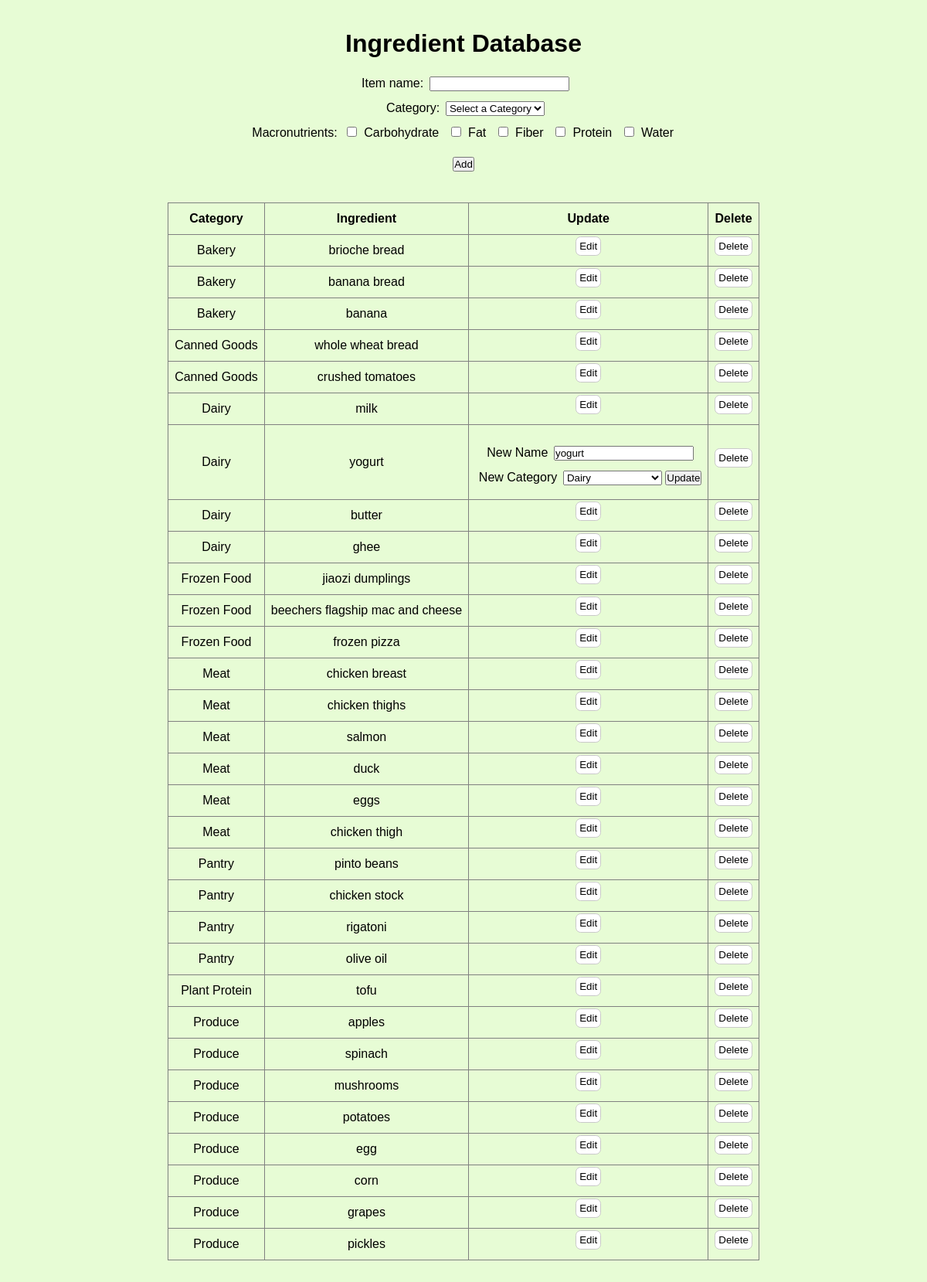
Page /update/3 on the committed database.
### tables this page shows
CREATE TABLE macronutrient (
    id INTEGER PRIMARY KEY,
    macro_name TEXT UNIQUE NOT NULL
);

CREATE TABLE ingredient (
    id INTEGER PRIMARY KEY,
    ingredient_name TEXT UNIQUE NOT NULL,
    category_id INTEGER NOT NULL,
    FOREIGN KEY (category_id) REFERENCES category(id) ON DELETE RESTRICT
);

CREATE TABLE category (
    id INTEGER PRIMARY KEY,
    category_name TEXT UNIQUE NOT NULL
);

### flaskapp.py (the view)
@app.route('/update/<int:ingredient_id>', methods=['GET'])
def edit_ingredient(ingredient_id):
    db = get_db()
    cur = db.cursor()
    cur.execute("""
        SELECT ingredient.id, ingredient.ingredient_name AS ingredient, category.category_name AS category
        FROM ingredient
        JOIN category ON ingredient.category_id = category.id
        ORDER BY category.category_name;
    """)
    ingredientInventory = cur.fetchall()
    cur.execute("SELECT id, macro_name FROM macronutrient ORDER BY macro_name;")
    macros = [(row["id"], row["macro_name"]) for row in cur.fetchall()]
    cur.execute("SELECT category_name FROM category ORDER BY category_name;")
    categories = [("", "Select a Category")] + [(row["category_name"], row["category_name"]) for row in cur.fetchall()]
    item_form = ItemForm()
    item_form.category.choices = categories
    item_form.macros.choices = macros
    update_form = UpdateForm()
    cur.execute("""
        SELECT ingredient.ingredient_name, category.category_name
        FROM ingredient
        JOIN category ON ingredient.category_id = category.id
        WHERE ingredient.id = ?
    """, (ingredient_id,))
    ingredient = cur.fetchone()
    if ingredient:
        update_form.ingredient_id.data = ingredient_id
        update_form.new_name.data = ingredient["ingredient_name"]
        update_form.new_category.choices = categories
        update_form.new_category.data = ingredient["category_name"]
    return render_template('ingredient.html', ingredientInventory=ingredientInventory, item_form=item_form, update_form=update_form, selected_ingredient_id=ingredient_id)

### forms.py (shortened to what this page needs)
class ItemForm(FlaskForm):
    item = StringField("Add Item", validators=[DataRequired(message="There is nothing to add!"), Length(min=2, max=50, message="Hmm, not sure if that's an item.")])
    category = SelectField("Category", choices=[("", "Select a Category")], validators=[DataRequired(message="Please select a category!")])
    macros = SelectMultipleField("Macronutrients", coerce=int, option_widget=widgets.CheckboxInput(), widget=widgets.ListWidget(prefix_label=False))
    submit = SubmitField("Add")

class UpdateForm(FlaskForm):
    ingredient_id = HiddenField("Ingredient ID")
    new_name = StringField("New Name", validators=[DataRequired(), Length(min=2, max=50)])
    new_category = SelectField("New Category", choices=[("", "Select a Category")], validators=[DataRequired(message="Please select a category!")])
    quantity = StringField('Quantity', validators=[Optional()])
    macros = SelectMultipleField('Macros', validators=[Optional()])
    submit = SubmitField("Update")

### flaskapp.py (called while the page is built)
def get_db():
    db = getattr(g, '_database', None)
    if db is None:
        db = g._database = sqlite3.connect(DATABASE)
        db.row_factory = sqlite3.Row
    return db

@app.teardown_appcontext
def close_connection(exception):
    db = getattr(g, '_database', None)
    if db is not None:
        db.close()

### templates/ingredient.html (shortened to what this page needs)
<!DOCTYPE html>
<html lang="en">
<head>
    <link rel="stylesheet" href="{{ url_for('static', filename='css/style.css') }}">
</head>
<body>
    <h1>Ingredient Database</h1>
    {% include 'add_item.html' %}
    <main>
        <table border="1">
            <thead>
                <tr>
                    <th>Category</th>
                    <th>Ingredient</th>
                    <th>Update</th>
                    <th>Delete</th>
                </tr>
            </thead>
            <tbody>
                {% for ingredient in ingredientInventory %}
                <tr>
                    <td>{{ ingredient['category'] }}</td>
                    <td>{{ ingredient['ingredient'] }}</td>
                    <td>{% include 'update.html' %}</td>
                    <td>{% include 'delete.html' %}</td>
                </tr>
                {% endfor %}
            </tbody>
        </table>
    </main>
</body>
</html>

### templates/add_item.html (shortened to what this page needs)
<form id="add_item" action="/add_item" method="POST" novalidate>
    <label for="item">Item name:</label>
    {{ item_form.item() }}
    <br>
    <label for="category_form">Category:</label>
    {{ item_form.category() }}
    <br>
    <label for="macros">Macronutrients:</label>
    {% for macro in item_form.macros %}
        <label>{{ macro }} {{ macro.label }}</label>
    {% endfor %}
    <br>
    {{ item_form.submit() }}
</form>

### templates/update.html (shortened to what this page needs)
{% if ingredient['id'] != selected_ingredient_id %}
<form id="edit" action="{{ url_for('update_ingredient', ingredient_id=ingredient['id']) }}" method="GET">
    <button type="submit">Edit</button>
</form>
{% else %}
<form id="update" action="{{ url_for('update_ingredient', ingredient_id=ingredient['id']) }}" method="POST">
    {{ update_form.new_name.label }} {{ update_form.new_name() }} <br>
    {{ update_form.new_category.label }} {{ update_form.new_category() }}
    {{ update_form.submit() }}
</form>
{% endif %}

### templates/delete.html (shortened to what this page needs)
<form id="delete" action="{{ url_for('delete_ingredient', ingredient_id=ingredient['id']) }}" method="POST">
    <button type="submit" onclick="return confirm('Are you sure you want to delete this item?');">Delete</button>
</form>

### static/css/style.css (style rules this page uses)
* { padding: 0; margin: 0; box-sizing: border-box; }
html { font-size: 100%; line-height: 1.5; font-family: 'Space Grotesk', sans-serif; background-color: #e7fcd5; }
body { display: flex; flex-direction: column; max-width: 1100px; margin: 0 auto; }
main { display: block; text-align: center; }
h1 { font-size: 2em; text-align: center; margin: 1em auto 0em; }
button { display: inline-block; }
table { margin: 1em auto 3em; border-collapse: collapse; }
td { padding: .5em; text-align: center; vertical-align: middle; }
th { padding: .5em; text-align: center; vertical-align: middle; }
form { display: inline-block; margin-top: 1em; text-align: center; }
form > button { margin-top: -1em; }
form#delete, form#edit { margin: 0; }
form label { display: inline-block; margin: 0 .2em .5em .3em; }
button { background-color: white; border: .1em rgb(201, 201, 201) solid; border-radius: .5em; padding: .3em; text-align: center; text-decoration: none; vertical-align:middle; font-family: 'Space Grotesk', sans-serif; }

### rows in the picture
macronutrient: label "Carbohydrate"
macronutrient: label "Fat"
macronutrient: label "Fiber"
macronutrient: label "Protein"
macronutrient: label "Water"
ingredient: category "Bakery", ingredient "brioche bread"
ingredient: category "Bakery", ingredient "banana bread"
ingredient: category "Bakery", ingredient "banana"
ingredient: category "Canned Goods", ingredient "whole wheat bread"
ingredient: category "Canned Goods", ingredient "crushed tomatoes"
ingredient: category "Dairy", ingredient "milk"
ingredient: category "Dairy", ingredient "yogurt", new_name.label "New Name", new_name "yogurt", new_category.label "New Category"
ingredient: category "Dairy", ingredient "butter"
ingredient: category "Dairy", ingredient "ghee"
ingredient: category "Frozen Food", ingredient "jiaozi dumplings"
ingredient: category "Frozen Food", ingredient "beechers flagship mac and cheese"
ingredient: category "Frozen Food", ingredient "frozen pizza"
ingredient: category "Meat", ingredient "chicken breast"
ingredient: category "Meat", ingredient "chicken thighs"
ingredient: category "Meat", ingredient "salmon"
ingredient: category "Meat", ingredient "duck"
ingredient: category "Meat", ingredient "eggs"
ingredient: category "Meat", ingredient "chicken thigh"
ingredient: category "Pantry", ingredient "pinto beans"
ingredient: category "Pantry", ingredient "chicken stock"
ingredient: category "Pantry", ingredient "rigatoni"
ingredient: category "Pantry", ingredient "olive oil"
ingredient: category "Plant Protein", ingredient "tofu"
ingredient: category "Produce", ingredient "apples"
ingredient: category "Produce", ingredient "spinach"
ingredient: category "Produce", ingredient "mushrooms"
ingredient: category "Produce", ingredient "potatoes"
ingredient: category "Produce", ingredient "egg"
ingredient: category "Produce", ingredient "corn"
ingredient: category "Produce", ingredient "grapes"
ingredient: category "Produce", ingredient "pickles"
